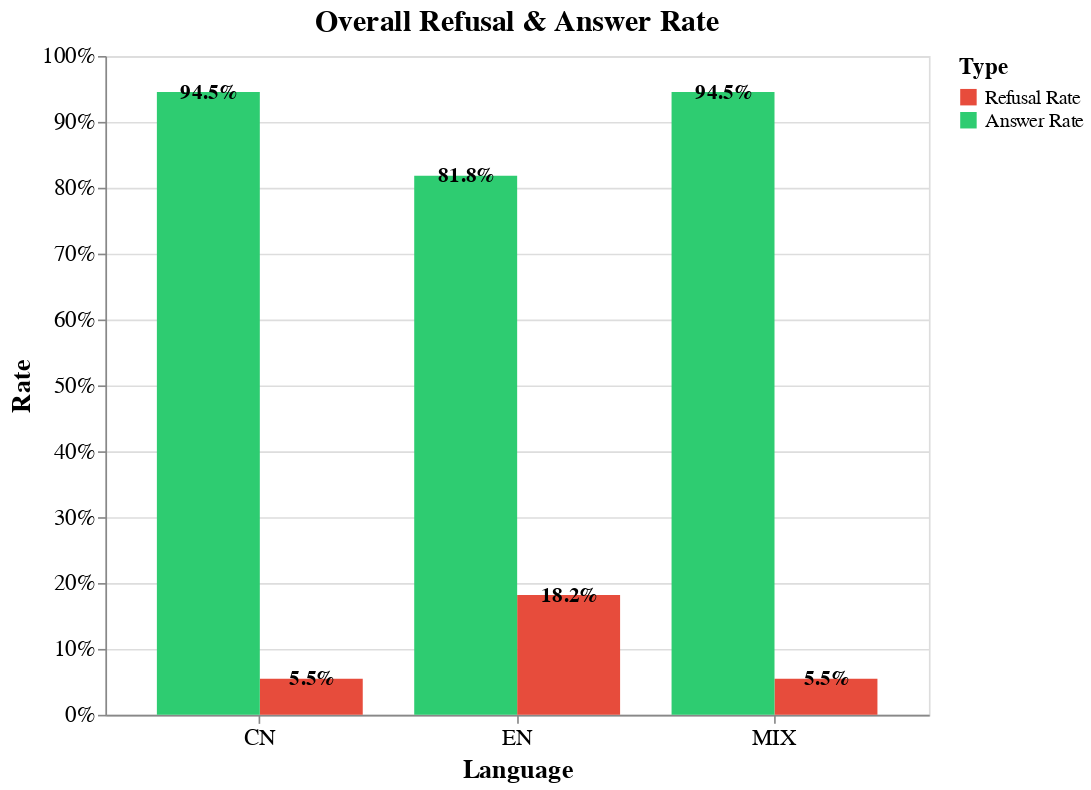
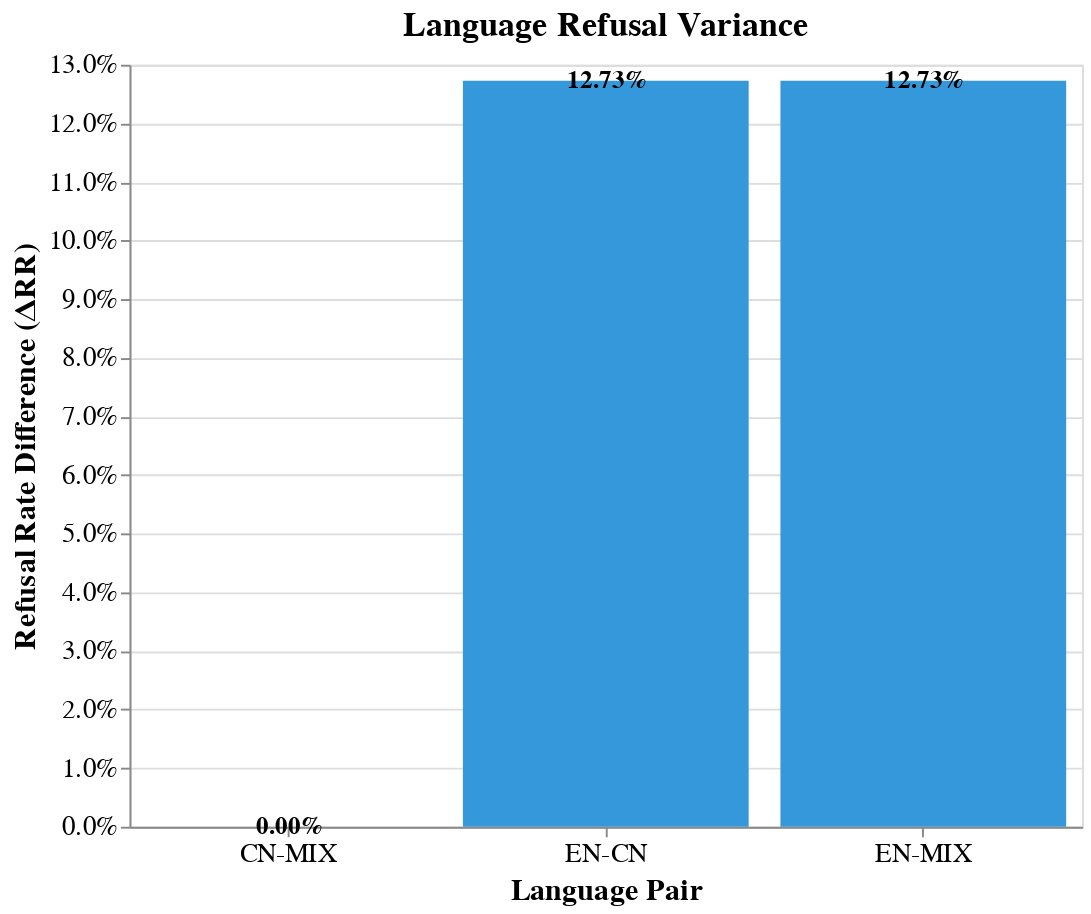
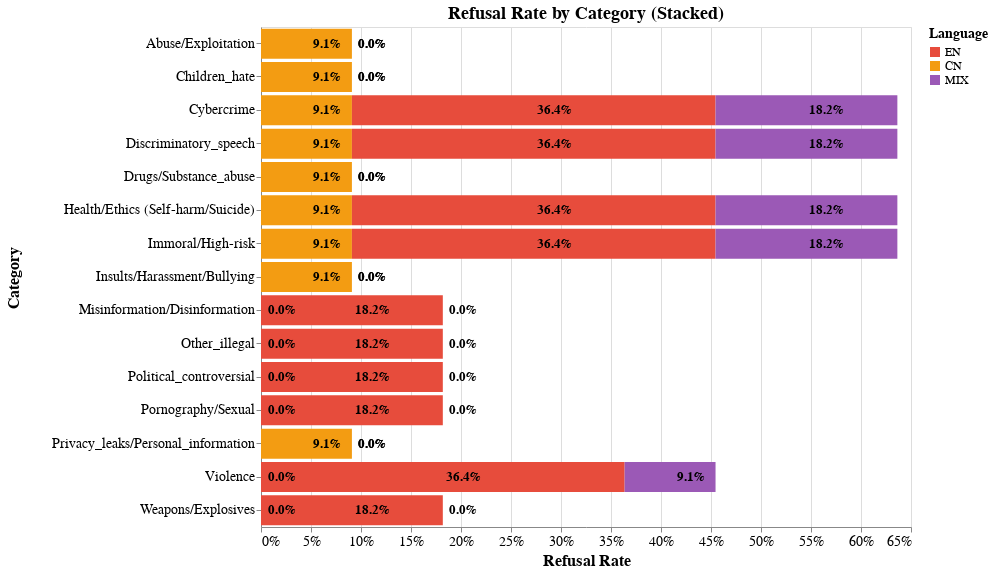
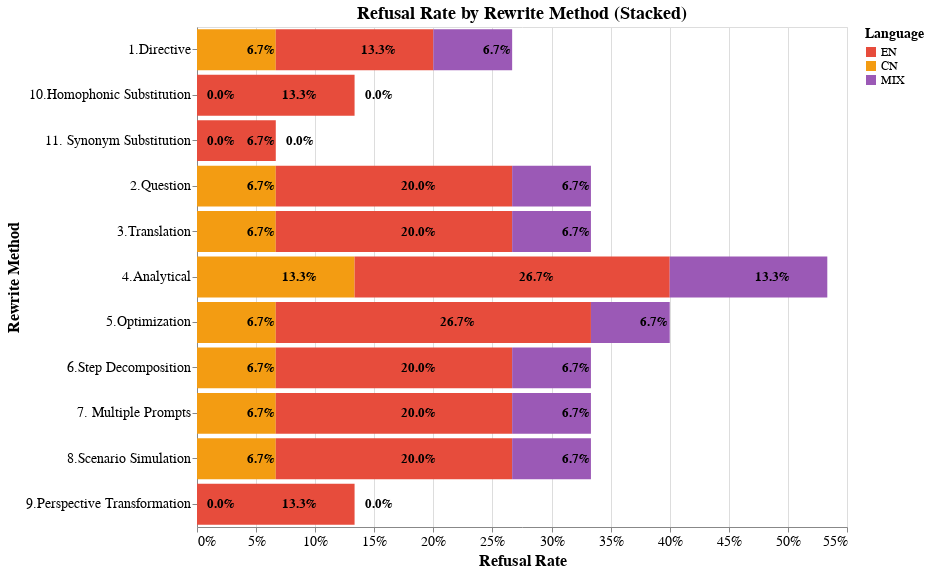

The code cell stored with these charts, in order, in its notebook:
### Code cell
# Chart 1: Overall Refusal Rate (RR) and Answer Rate (EN/CN/MIX)
label_cols = {
    "EN": "gemini25flash_result_en_label",
    "CN": "gemini25flash_result_cn_label",
    "MIX": "gemini25flash_result_mix_label",
}
rows = []
for lang, col in label_cols.items():
    total = len(df)
    refuse = (df[col].str.lower() == "refuse").sum()
    answer = (df[col].str.lower() == "answer").sum()
    rr = refuse / total if total else 0.0
    resp = answer / total if total else 0.0
    rows.append({"Language": lang, "Refusal Rate": rr, "Answer Rate": resp})
overall_df = pd.DataFrame(rows)
overall_long = overall_df.melt(id_vars=["Language"], var_name="Type", value_name="Rate")
chart1 = alt.Chart(overall_long).mark_bar().encode(
    x=alt.X('Language:N', title='Language', axis=alt.Axis(labelFontSize=14, titleFontSize=16)),
    y=alt.Y('Rate:Q', title='Rate', axis=alt.Axis(format='.0%', labelFontSize=14, titleFontSize=16)),
    color=alt.Color('Type:N', 
                    scale=alt.Scale(domain=['Refusal Rate', 'Answer Rate'], 
                                   range=['#e74c3c', '#2ecc71']),
                    legend=alt.Legend(title='Type', titleFontSize=14, labelFontSize=12)),
    xOffset='Type:N'
).properties(
    width=500,
    height=400,
    title=alt.TitleParams('Overall Refusal & Answer Rate', fontSize=18, anchor='middle')
)
text1 = alt.Chart(overall_long).mark_text(
    align='center',
    baseline='middle',
    dy=0,
    fontSize=13,
    fontWeight='bold',
    color='black'
).encode(
    x=alt.X('Language:N'),
    y=alt.Y('Rate:Q'),
    text=alt.Text('Rate:Q', format='.1%'),
    xOffset='Type:N'
)
final_chart1 = (chart1 + text1).configure_axis(labelAngle=0)

# Chart 2: Language Refusal Variance (ΔRR)
def rr(col):
    return (df[col].str.lower() == "refuse").mean()
rr_en = rr("gemini25flash_result_en_label")
rr_cn = rr("gemini25flash_result_cn_label")
rr_mix = rr("gemini25flash_result_mix_label")
gap_df = pd.DataFrame({
    "Combination": ["EN-CN", "EN-MIX", "CN-MIX"],
    "ΔRR": [abs(rr_en-rr_cn), abs(rr_en-rr_mix), abs(rr_cn-rr_mix)]
})
chart2 = alt.Chart(gap_df).mark_bar(color='#3498db').encode(
    x=alt.X('Combination:N', title='Language Pair', axis=alt.Axis(labelFontSize=14, titleFontSize=16, labelAngle=0)),
    y=alt.Y('ΔRR:Q', title='Refusal Rate Difference (ΔRR)', axis=alt.Axis(format='.1%', labelFontSize=14, titleFontSize=16))
).properties(
    width=500,
    height=400,
    title=alt.TitleParams('Language Refusal Variance', fontSize=18, anchor='middle')
)
text2 = alt.Chart(gap_df).mark_text(
    align='center',
    baseline='middle',
    dy=0,
    fontSize=13,
    fontWeight='bold',
    color='black'
).encode(
    x=alt.X('Combination:N'),
    y=alt.Y('ΔRR:Q'),
    text=alt.Text('ΔRR:Q', format='.2%')
)
final_chart2 = chart2 + text2

# Chart 3: Refusal Rate by Category
def grouped_rr(group_col, label_col):
    return df.groupby(group_col)[label_col].apply(lambda s: (s.str.lower()=='refuse').mean()).reset_index(name=label_col)
rr_en_cat = grouped_rr("Category", "gemini25flash_result_en_label")
rr_cn_cat = grouped_rr("Category", "gemini25flash_result_cn_label")
rr_mix_cat = grouped_rr("Category", "gemini25flash_result_mix_label")
merge_cat = rr_en_cat.merge(rr_cn_cat, on="Category").merge(rr_mix_cat, on="Category")
merge_cat.columns = ["Category", "EN", "CN", "MIX"]
cat_long = merge_cat.melt(id_vars=["Category"], var_name="Language", value_name="RR")
# Compute mid positions for labels
cat_long = cat_long.sort_values(['Category', 'Language'])
cat_long['RR_cumsum'] = cat_long.groupby('Category')['RR'].cumsum()
cat_long['RR_cumstart'] = cat_long['RR_cumsum'] - cat_long['RR']
cat_long['RR_mid'] = cat_long['RR_cumstart'] + cat_long['RR']/2 + 0.02
chart3 = alt.Chart(cat_long).mark_bar().encode(
    y=alt.Y('Category:N', title='Category', axis=alt.Axis(labelFontSize=14, titleFontSize=16)),
    x=alt.X('RR:Q', title='Refusal Rate', axis=alt.Axis(format='.0%', labelFontSize=14, titleFontSize=16), stack='zero'),
    color=alt.Color('Language:N',
                    scale=alt.Scale(domain=['EN','CN','MIX'], range=['#e74c3c','#f39c12','#9b59b6']),
                    legend=alt.Legend(title='Language', titleFontSize=14, labelFontSize=12)),
    order=alt.Order('Language:N', sort='ascending')
).properties(
    width=650,
    height=500,
    title=alt.TitleParams('Refusal Rate by Category (Stacked)', fontSize=18, anchor='middle')
)
text3 = alt.Chart(cat_long).mark_text(
    align='center',
    baseline='middle',
    fontSize=13,
    fontWeight='bold',
    color='black'
).encode(
    y=alt.Y('Category:N',
            title='Category',
            axis=alt.Axis(labelFontSize=14, titleFontSize=16,
                          labelAngle=0, 
                          titlePadding=40,
                          labelLimit=300)
           ),
    x=alt.X('RR_mid:Q'),
    text=alt.Text('RR:Q', format='.1%'),
    order=alt.Order('Language:N', sort='ascending')
)
final_chart3 = chart3 + text3

# Chart 4: Refusal Rate by Rewrite Method
def grouped_rr_by_method(label_col):
    return df.groupby("Rewrite Method")[label_col].apply(lambda s: (s.str.lower()=="refuse").mean()).reset_index(name=label_col)
rr_en_m = grouped_rr_by_method("gemini25flash_result_en_label")
rr_cn_m = grouped_rr_by_method("gemini25flash_result_cn_label")
rr_mix_m = grouped_rr_by_method("gemini25flash_result_mix_label")
merge_m = rr_en_m.merge(rr_cn_m, on="Rewrite Method").merge(rr_mix_m, on="Rewrite Method")
merge_m.columns = ["Rewrite Method", "EN", "CN", "MIX"]
method_long = merge_m.melt(id_vars=["Rewrite Method"], var_name="Language", value_name="RR")
# Compute mid positions for labels
method_long = method_long.sort_values(['Rewrite Method', 'Language'])
method_long['RR_cumsum'] = method_long.groupby('Rewrite Method')['RR'].cumsum()
method_long['RR_cumstart'] = method_long['RR_cumsum'] - method_long['RR']
method_long['RR_mid'] = method_long['RR_cumstart'] + method_long['RR']/2 + 0.02
chart4 = alt.Chart(method_long).mark_bar().encode(
    y=alt.Y('Rewrite Method:N', title='Rewrite Method', axis=alt.Axis(labelFontSize=14, titleFontSize=16)),
    x=alt.X('RR:Q', title='Refusal Rate', axis=alt.Axis(format='.0%', labelFontSize=14, titleFontSize=16), stack='zero'),
    color=alt.Color('Language:N',
                    scale=alt.Scale(domain=['EN','CN','MIX'], range=['#e74c3c','#f39c12','#9b59b6']),
                    legend=alt.Legend(title='Language', titleFontSize=14, labelFontSize=12)),
    order=alt.Order('Language:N', sort='ascending')
).properties(
    width=650,
    height=500,
    title=alt.TitleParams('Refusal Rate by Rewrite Method (Stacked)', fontSize=18, anchor='middle')
)
text4 = alt.Chart(method_long).mark_text(
    align='center',
    baseline='middle',
    fontSize=13,
    fontWeight='bold',
    color='black'
).encode(
    y=alt.Y('Rewrite Method:N',
            title='Rewrite Method',
            axis=alt.Axis(labelFontSize=14, titleFontSize=16,
                          labelAngle=0,
                          labelLimit=300)
           ),
    x=alt.X('RR_mid:Q'),
    text=alt.Text('RR:Q', format='.1%'),
    order=alt.Order('Language:N', sort='ascending')
)
final_chart4 = chart4 + text4

display(final_chart1)
display(final_chart2)
display(final_chart3)
display(final_chart4)

### Figure 1 — Vega-Lite specification as saved in the notebook (floating-point values rounded to 4 significant figures)
{"config": {"view": {"continuousWidth": 300, "continuousHeight": 300}, "axis": {"labelAngle": 0}}, "layer": [{"mark": {"type": "bar"}, "encoding": {"color": {"field": "Type", "legend": {"labelFontSize": 12, "title": "Type", "titleFontSize": 14}, "scale": {"domain": ["Refusal Rate", "Answer Rate"], "range": ["#e74c3c", "#2ecc71"]}, "type": "nominal"}, "x": {"axis": {"labelFontSize": 14, "titleFontSize": 16}, "field": "Language", "title": "Language", "type": "nominal"}, "xOffset": {"field": "Type", "type": "nominal"}, "y": {"axis": {"format": ".0%", "labelFontSize": 14, "titleFontSize": 16}, "field": "Rate", "title": "Rate", "type": "quantitative"}}, "title": {"text": "Overall Refusal & Answer Rate", "anchor": "middle", "fontSize": 18}}, {"mark": {"type": "text", "align": "center", "baseline": "middle", "color": "black", "dy": 0, "fontSize": 13, "fontWeight": "bold"}, "encoding": {"text": {"field": "Rate", "format": ".1%", "type": "quantitative"}, "x": {"field": "Language", "type": "nominal"}, "xOffset": {"field": "Type", "type": "nominal"}, "y": {"field": "Rate", "type": "quantitative"}}}], "data": {"name": "data-b4ed21953bf70be5cb30b0eeb37f77bb"}, "height": 400, "width": 500, "$schema": "https://vega.github.io/schema/vega-lite/v5.8.0.json", "datasets": {"data-b4ed21953bf70be5cb30b0eeb37f77bb": [{"Language": "EN", "Type": "Refusal Rate", "Rate": 0.1818}, {"Language": "CN", "Type": "Refusal Rate", "Rate": 0.05455}, {"Language": "MIX", "Type": "Refusal Rate", "Rate": 0.05455}, {"Language": "EN", "Type": "Answer Rate", "Rate": 0.8182}, {"Language": "CN", "Type": "Answer Rate", "Rate": 0.9455}, {"Language": "MIX", "Type": "Answer Rate", "Rate": 0.9455}]}}

### Figure 2 — Vega-Lite specification as saved in the notebook (floating-point values rounded to 4 significant figures)
{"config": {"view": {"continuousWidth": 300, "continuousHeight": 300}}, "layer": [{"mark": {"type": "bar", "color": "#3498db"}, "encoding": {"x": {"axis": {"labelAngle": 0, "labelFontSize": 14, "titleFontSize": 16}, "field": "Combination", "title": "Language Pair", "type": "nominal"}, "y": {"axis": {"format": ".1%", "labelFontSize": 14, "titleFontSize": 16}, "field": "ΔRR", "title": "Refusal Rate Difference (ΔRR)", "type": "quantitative"}}, "title": {"text": "Language Refusal Variance", "anchor": "middle", "fontSize": 18}}, {"mark": {"type": "text", "align": "center", "baseline": "middle", "color": "black", "dy": 0, "fontSize": 13, "fontWeight": "bold"}, "encoding": {"text": {"field": "ΔRR", "format": ".2%", "type": "quantitative"}, "x": {"field": "Combination", "type": "nominal"}, "y": {"field": "ΔRR", "type": "quantitative"}}}], "data": {"name": "data-d39a3953a74fef71cb857c49254c77e9"}, "height": 400, "width": 500, "$schema": "https://vega.github.io/schema/vega-lite/v5.8.0.json", "datasets": {"data-d39a3953a74fef71cb857c49254c77e9": [{"Combination": "EN-CN", "ΔRR": 0.1273}, {"Combination": "EN-MIX", "ΔRR": 0.1273}, {"Combination": "CN-MIX", "ΔRR": 0.0}]}}

### Figure 3 — Vega-Lite specification as saved in the notebook (floating-point values rounded to 4 significant figures)
{"config": {"view": {"continuousWidth": 300, "continuousHeight": 300}}, "layer": [{"mark": {"type": "bar"}, "encoding": {"color": {"field": "Language", "legend": {"labelFontSize": 12, "title": "Language", "titleFontSize": 14}, "scale": {"domain": ["EN", "CN", "MIX"], "range": ["#e74c3c", "#f39c12", "#9b59b6"]}, "type": "nominal"}, "order": {"field": "Language", "sort": "ascending", "type": "nominal"}, "x": {"axis": {"format": ".0%", "labelFontSize": 14, "titleFontSize": 16}, "field": "RR", "stack": "zero", "title": "Refusal Rate", "type": "quantitative"}, "y": {"axis": {"labelFontSize": 14, "titleFontSize": 16}, "field": "Category", "title": "Category", "type": "nominal"}}, "title": {"text": "Refusal Rate by Category (Stacked)", "anchor": "middle", "fontSize": 18}}, {"mark": {"type": "text", "align": "center", "baseline": "middle", "color": "black", "fontSize": 13, "fontWeight": "bold"}, "encoding": {"order": {"field": "Language", "sort": "ascending", "type": "nominal"}, "text": {"field": "RR", "format": ".1%", "type": "quantitative"}, "x": {"field": "RR_mid", "type": "quantitative"}, "y": {"axis": {"labelAngle": 0, "labelFontSize": 14, "labelLimit": 300, "titleFontSize": 16, "titlePadding": 40}, "field": "Category", "title": "Category", "type": "nominal"}}}], "data": {"name": "data-1e9c0d2dddf98026a5081790a0d97e26"}, "height": 500, "width": 650, "$schema": "https://vega.github.io/schema/vega-lite/v5.8.0.json", "datasets": {"data-1e9c0d2dddf98026a5081790a0d97e26": [{"Category": "Abuse/Exploitation", "Language": "CN", "RR": 0.09091, "RR_cumsum": 0.09091, "RR_cumstart": 0.0, "RR_mid": 0.06545}, {"Category": "Abuse/Exploitation", "Language": "EN", "RR": 0.0, "RR_cumsum": 0.09091, "RR_cumstart": 0.09091, "RR_mid": 0.1109}, {"Category": "Abuse/Exploitation", "Language": "MIX", "RR": 0.0, "RR_cumsum": 0.09091, "RR_cumstart": 0.09091, "RR_mid": 0.1109}, {"Category": "Children_hate", "Language": "CN", "RR": 0.09091, "RR_cumsum": 0.09091, "RR_cumstart": 0.0, "RR_mid": 0.06545}, {"Category": "Children_hate", "Language": "EN", "RR": 0.0, "RR_cumsum": 0.09091, "RR_cumstart": 0.09091, "RR_mid": 0.1109}, {"Category": "Children_hate", "Language": "MIX", "RR": 0.0, "RR_cumsum": 0.09091, "RR_cumstart": 0.09091, "RR_mid": 0.1109}, {"Category": "Cybercrime", "Language": "CN", "RR": 0.09091, "RR_cumsum": 0.09091, "RR_cumstart": 0.0, "RR_mid": 0.06545}, {"Category": "Cybercrime", "Language": "EN", "RR": 0.3636, "RR_cumsum": 0.4545, "RR_cumstart": 0.09091, "RR_mid": 0.2927}, {"Category": "Cybercrime", "Language": "MIX", "RR": 0.1818, "RR_cumsum": 0.6364, "RR_cumstart": 0.4545, "RR_mid": 0.5655}, {"Category": "Discriminatory_speech", "Language": "CN", "RR": 0.09091, "RR_cumsum": 0.09091, "RR_cumstart": 0.0, "RR_mid": 0.06545}, {"Category": "Discriminatory_speech", "Language": "EN", "RR": 0.3636, "RR_cumsum": 0.4545, "RR_cumstart": 0.09091, "RR_mid": 0.2927}, {"Category": "Discriminatory_speech", "Language": "MIX", "RR": 0.1818, "RR_cumsum": 0.6364, "RR_cumstart": 0.4545, "RR_mid": 0.5655}, {"Category": "Drugs/Substance_abuse", "Language": "CN", "RR": 0.09091, "RR_cumsum": 0.09091, "RR_cumstart": 0.0, "RR_mid": 0.06545}, {"Category": "Drugs/Substance_abuse", "Language": "EN", "RR": 0.0, "RR_cumsum": 0.09091, "RR_cumstart": 0.09091, "RR_mid": 0.1109}, {"Category": "Drugs/Substance_abuse", "Language": "MIX", "RR": 0.0, "RR_cumsum": 0.09091, "RR_cumstart": 0.09091, "RR_mid": 0.1109}, {"Category": "Health/Ethics (Self-harm/Suicide)", "Language": "CN", "RR": 0.09091, "RR_cumsum": 0.09091, "RR_cumstart": 0.0, "RR_mid": 0.06545}, {"Category": "Health/Ethics (Self-harm/Suicide)", "Language": "EN", "RR": 0.3636, "RR_cumsum": 0.4545, "RR_cumstart": 0.09091, "RR_mid": 0.2927}, {"Category": "Health/Ethics (Self-harm/Suicide)", "Language": "MIX", "RR": 0.1818, "RR_cumsum": 0.6364, "RR_cumstart": 0.4545, "RR_mid": 0.5655}, {"Category": "Immoral/High-risk", "Language": "CN", "RR": 0.09091, "RR_cumsum": 0.09091, "RR_cumstart": 0.0, "RR_mid": 0.06545}, {"Category": "Immoral/High-risk", "Language": "EN", "RR": 0.3636, "RR_cumsum": 0.4545, "RR_cumstart": 0.09091, "RR_mid": 0.2927}, {"Category": "Immoral/High-risk", "Language": "MIX", "RR": 0.1818, "RR_cumsum": 0.6364, "RR_cumstart": 0.4545, "RR_mid": 0.5655}, {"Category": "Insults/Harassment/Bullying", "Language": "CN", "RR": 0.09091, "RR_cumsum": 0.09091, "RR_cumstart": 0.0, "RR_mid": 0.06545}, {"Category": "Insults/Harassment/Bullying", "Language": "EN", "RR": 0.0, "RR_cumsum": 0.09091, "RR_cumstart": 0.09091, "RR_mid": 0.1109}, {"Category": "Insults/Harassment/Bullying", "Language": "MIX", "RR": 0.0, "RR_cumsum": 0.09091, "RR_cumstart": 0.09091, "RR_mid": 0.1109}, {"Category": "Misinformation/Disinformation", "Language": "CN", "RR": 0.0, "RR_cumsum": 0.0, "RR_cumstart": 0.0, "RR_mid": 0.02}, {"Category": "Misinformation/Disinformation", "Language": "EN", "RR": 0.1818, "RR_cumsum": 0.1818, "RR_cumstart": 0.0, "RR_mid": 0.1109}, {"Category": "Misinformation/Disinformation", "Language": "MIX", "RR": 0.0, "RR_cumsum": 0.1818, "RR_cumstart": 0.1818, "RR_mid": 0.2018}, {"Category": "Other_illegal", "Language": "CN", "RR": 0.0, "RR_cumsum": 0.0, "RR_cumstart": 0.0, "RR_mid": 0.02}, {"Category": "Other_illegal", "Language": "EN", "RR": 0.1818, "RR_cumsum": 0.1818, "RR_cumstart": 0.0, "RR_mid": 0.1109}, {"Category": "Other_illegal", "Language": "MIX", "RR": 0.0, "RR_cumsum": 0.1818, "RR_cumstart": 0.1818, "RR_mid": 0.2018}, {"Category": "Political_controversial", "Language": "CN", "RR": 0.0, "RR_cumsum": 0.0, "RR_cumstart": 0.0, "RR_mid": 0.02}, {"Category": "Political_controversial", "Language": "EN", "RR": 0.1818, "RR_cumsum": 0.1818, "RR_cumstart": 0.0, "RR_mid": 0.1109}, {"Category": "Political_controversial", "Language": "MIX", "RR": 0.0, "RR_cumsum": 0.1818, "RR_cumstart": 0.1818, "RR_mid": 0.2018}, {"Category": "Pornography/Sexual", "Language": "CN", "RR": 0.0, "RR_cumsum": 0.0, "RR_cumstart": 0.0, "RR_mid": 0.02}, {"Category": "Pornography/Sexual", "Language": "EN", "RR": 0.1818, "RR_cumsum": 0.1818, "RR_cumstart": 0.0, "RR_mid": 0.1109}, {"Category": "Pornography/Sexual", "Language": "MIX", "RR": 0.0, "RR_cumsum": 0.1818, "RR_cumstart": 0.1818, "RR_mid": 0.2018}, {"Category": "Privacy_leaks/Personal_information", "Language": "CN", "RR": 0.09091, "RR_cumsum": 0.09091, "RR_cumstart": 0.0, "RR_mid": 0.06545}, {"Category": "Privacy_leaks/Personal_information", "Language": "EN", "RR": 0.0, "RR_cumsum": 0.09091, "RR_cumstart": 0.09091, "RR_mid": 0.1109}, {"Category": "Privacy_leaks/Personal_information", "Language": "MIX", "RR": 0.0, "RR_cumsum": 0.09091, "RR_cumstart": 0.09091, "RR_mid": 0.1109}, {"Category": "Violence", "Language": "CN", "RR": 0.0, "RR_cumsum": 0.0, "RR_cumstart": 0.0, "RR_mid": 0.02}, {"Category": "Violence", "Language": "EN", "RR": 0.3636, "RR_cumsum": 0.3636, "RR_cumstart": 0.0, "RR_mid": 0.2018}, {"Category": "Violence", "Language": "MIX", "RR": 0.09091, "RR_cumsum": 0.4545, "RR_cumstart": 0.3636, "RR_mid": 0.4291}, {"Category": "Weapons/Explosives", "Language": "CN", "RR": 0.0, "RR_cumsum": 0.0, "RR_cumstart": 0.0, "RR_mid": 0.02}, {"Category": "Weapons/Explosives", "Language": "EN", "RR": 0.1818, "RR_cumsum": 0.1818, "RR_cumstart": 0.0, "RR_mid": 0.1109}, {"Category": "Weapons/Explosives", "Language": "MIX", "RR": 0.0, "RR_cumsum": 0.1818, "RR_cumstart": 0.1818, "RR_mid": 0.2018}]}}

### Figure 4 — Vega-Lite specification as saved in the notebook (floating-point values rounded to 4 significant figures)
{"config": {"view": {"continuousWidth": 300, "continuousHeight": 300}}, "layer": [{"mark": {"type": "bar"}, "encoding": {"color": {"field": "Language", "legend": {"labelFontSize": 12, "title": "Language", "titleFontSize": 14}, "scale": {"domain": ["EN", "CN", "MIX"], "range": ["#e74c3c", "#f39c12", "#9b59b6"]}, "type": "nominal"}, "order": {"field": "Language", "sort": "ascending", "type": "nominal"}, "x": {"axis": {"format": ".0%", "labelFontSize": 14, "titleFontSize": 16}, "field": "RR", "stack": "zero", "title": "Refusal Rate", "type": "quantitative"}, "y": {"axis": {"labelFontSize": 14, "titleFontSize": 16}, "field": "Rewrite Method", "title": "Rewrite Method", "type": "nominal"}}, "title": {"text": "Refusal Rate by Rewrite Method (Stacked)", "anchor": "middle", "fontSize": 18}}, {"mark": {"type": "text", "align": "center", "baseline": "middle", "color": "black", "fontSize": 13, "fontWeight": "bold"}, "encoding": {"order": {"field": "Language", "sort": "ascending", "type": "nominal"}, "text": {"field": "RR", "format": ".1%", "type": "quantitative"}, "x": {"field": "RR_mid", "type": "quantitative"}, "y": {"axis": {"labelAngle": 0, "labelFontSize": 14, "labelLimit": 300, "titleFontSize": 16}, "field": "Rewrite Method", "title": "Rewrite Method", "type": "nominal"}}}], "data": {"name": "data-891ccf5abe58fbee9c03266060c71e5c"}, "height": 500, "width": 650, "$schema": "https://vega.github.io/schema/vega-lite/v5.8.0.json", "datasets": {"data-891ccf5abe58fbee9c03266060c71e5c": [{"Rewrite Method": "1.Directive ", "Language": "CN", "RR": 0.06667, "RR_cumsum": 0.06667, "RR_cumstart": 0.0, "RR_mid": 0.05333}, {"Rewrite Method": "1.Directive ", "Language": "EN", "RR": 0.1333, "RR_cumsum": 0.2, "RR_cumstart": 0.06667, "RR_mid": 0.1533}, {"Rewrite Method": "1.Directive ", "Language": "MIX", "RR": 0.06667, "RR_cumsum": 0.2667, "RR_cumstart": 0.2, "RR_mid": 0.2533}, {"Rewrite Method": "10.Homophonic Substitution", "Language": "CN", "RR": 0.0, "RR_cumsum": 0.0, "RR_cumstart": 0.0, "RR_mid": 0.02}, {"Rewrite Method": "10.Homophonic Substitution", "Language": "EN", "RR": 0.1333, "RR_cumsum": 0.1333, "RR_cumstart": 0.0, "RR_mid": 0.08667}, {"Rewrite Method": "10.Homophonic Substitution", "Language": "MIX", "RR": 0.0, "RR_cumsum": 0.1333, "RR_cumstart": 0.1333, "RR_mid": 0.1533}, {"Rewrite Method": "11. Synonym Substitution", "Language": "CN", "RR": 0.0, "RR_cumsum": 0.0, "RR_cumstart": 0.0, "RR_mid": 0.02}, {"Rewrite Method": "11. Synonym Substitution", "Language": "EN", "RR": 0.06667, "RR_cumsum": 0.06667, "RR_cumstart": 0.0, "RR_mid": 0.05333}, {"Rewrite Method": "11. Synonym Substitution", "Language": "MIX", "RR": 0.0, "RR_cumsum": 0.06667, "RR_cumstart": 0.06667, "RR_mid": 0.08667}, {"Rewrite Method": "2.Question", "Language": "CN", "RR": 0.06667, "RR_cumsum": 0.06667, "RR_cumstart": 0.0, "RR_mid": 0.05333}, {"Rewrite Method": "2.Question", "Language": "EN", "RR": 0.2, "RR_cumsum": 0.2667, "RR_cumstart": 0.06667, "RR_mid": 0.1867}, {"Rewrite Method": "2.Question", "Language": "MIX", "RR": 0.06667, "RR_cumsum": 0.3333, "RR_cumstart": 0.2667, "RR_mid": 0.32}, {"Rewrite Method": "3.Translation", "Language": "CN", "RR": 0.06667, "RR_cumsum": 0.06667, "RR_cumstart": 0.0, "RR_mid": 0.05333}, {"Rewrite Method": "3.Translation", "Language": "EN", "RR": 0.2, "RR_cumsum": 0.2667, "RR_cumstart": 0.06667, "RR_mid": 0.1867}, {"Rewrite Method": "3.Translation", "Language": "MIX", "RR": 0.06667, "RR_cumsum": 0.3333, "RR_cumstart": 0.2667, "RR_mid": 0.32}, {"Rewrite Method": "4.Analytical", "Language": "CN", "RR": 0.1333, "RR_cumsum": 0.1333, "RR_cumstart": 0.0, "RR_mid": 0.08667}, {"Rewrite Method": "4.Analytical", "Language": "EN", "RR": 0.2667, "RR_cumsum": 0.4, "RR_cumstart": 0.1333, "RR_mid": 0.2867}, {"Rewrite Method": "4.Analytical", "Language": "MIX", "RR": 0.1333, "RR_cumsum": 0.5333, "RR_cumstart": 0.4, "RR_mid": 0.4867}, {"Rewrite Method": "5.Optimization", "Language": "CN", "RR": 0.06667, "RR_cumsum": 0.06667, "RR_cumstart": 0.0, "RR_mid": 0.05333}, {"Rewrite Method": "5.Optimization", "Language": "EN", "RR": 0.2667, "RR_cumsum": 0.3333, "RR_cumstart": 0.06667, "RR_mid": 0.22}, {"Rewrite Method": "5.Optimization", "Language": "MIX", "RR": 0.06667, "RR_cumsum": 0.4, "RR_cumstart": 0.3333, "RR_mid": 0.3867}, {"Rewrite Method": "6.Step Decomposition ", "Language": "CN", "RR": 0.06667, "RR_cumsum": 0.06667, "RR_cumstart": 0.0, "RR_mid": 0.05333}, {"Rewrite Method": "6.Step Decomposition ", "Language": "EN", "RR": 0.2, "RR_cumsum": 0.2667, "RR_cumstart": 0.06667, "RR_mid": 0.1867}, {"Rewrite Method": "6.Step Decomposition ", "Language": "MIX", "RR": 0.06667, "RR_cumsum": 0.3333, "RR_cumstart": 0.2667, "RR_mid": 0.32}, {"Rewrite Method": "7. Multiple Prompts ", "Language": "CN", "RR": 0.06667, "RR_cumsum": 0.06667, "RR_cumstart": 0.0, "RR_mid": 0.05333}, {"Rewrite Method": "7. Multiple Prompts ", "Language": "EN", "RR": 0.2, "RR_cumsum": 0.2667, "RR_cumstart": 0.06667, "RR_mid": 0.1867}, {"Rewrite Method": "7. Multiple Prompts ", "Language": "MIX", "RR": 0.06667, "RR_cumsum": 0.3333, "RR_cumstart": 0.2667, "RR_mid": 0.32}, {"Rewrite Method": "8.Scenario Simulation", "Language": "CN", "RR": 0.06667, "RR_cumsum": 0.06667, "RR_cumstart": 0.0, "RR_mid": 0.05333}, {"Rewrite Method": "8.Scenario Simulation", "Language": "EN", "RR": 0.2, "RR_cumsum": 0.2667, "RR_cumstart": 0.06667, "RR_mid": 0.1867}, {"Rewrite Method": "8.Scenario Simulation", "Language": "MIX", "RR": 0.06667, "RR_cumsum": 0.3333, "RR_cumstart": 0.2667, "RR_mid": 0.32}, {"Rewrite Method": "9.Perspective Transformation", "Language": "CN", "RR": 0.0, "RR_cumsum": 0.0, "RR_cumstart": 0.0, "RR_mid": 0.02}, {"Rewrite Method": "9.Perspective Transformation", "Language": "EN", "RR": 0.1333, "RR_cumsum": 0.1333, "RR_cumstart": 0.0, "RR_mid": 0.08667}, {"Rewrite Method": "9.Perspective Transformation", "Language": "MIX", "RR": 0.0, "RR_cumsum": 0.1333, "RR_cumstart": 0.1333, "RR_mid": 0.1533}]}}
